Frame 1 (no input): blank canvas, image omitted
Frame 60 (no input): blank canvas, image omitted
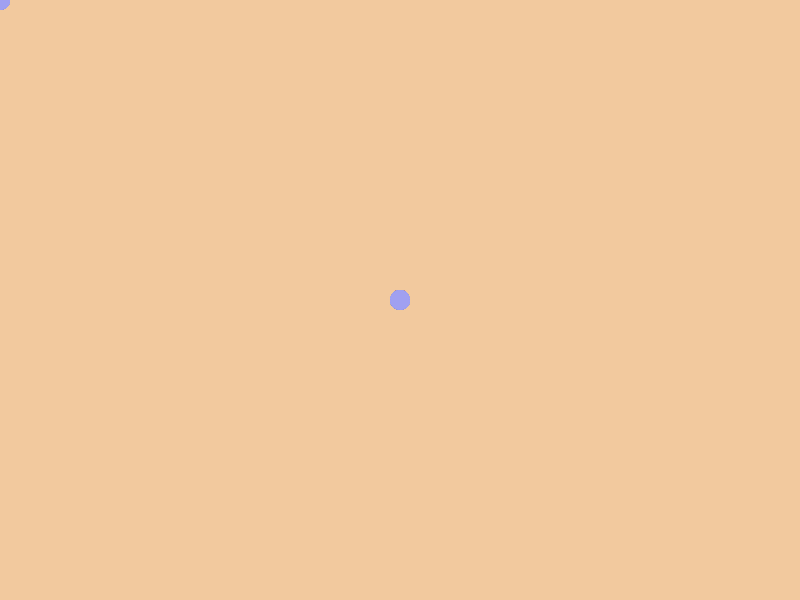
Frame 120 (the mouse pressed at the canvas centre since frame 60)

The p5.js sketch whose frames 1 and 60 were blank and that drew this single picture after the mouse press (run headless with seeded random() and noise() and a simulated clock; from frame 60 on, the mouse is pressed at the canvas centre):

// p5.js sketch
// ── sketch.js
function setup() {
  createCanvas(800, 600);
  noStroke();
  background(242, 201, 158);
  fill(160, 158, 242, 80);
}

function draw() {
  ellipse(mouseX, mouseY, 20, 20);
}
